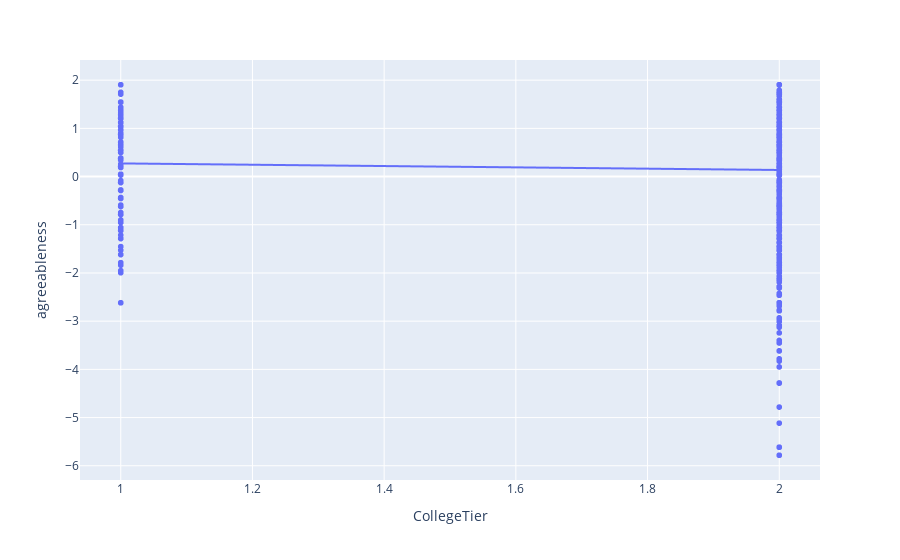

The cell this chart's notebook holds for it:
### Markdown cell above
## In this graph there are more Tier one persons have agreeableness marks than Tier 2 college

### Code cell
px.scatter(df, y="agreeableness", x="CollegeTier", trendline="ols")

### Figure 1 — Plotly figure (JSON) as saved in the notebook; plotly's stock layout.template omitted (floating-point values rounded to 4 significant figures; data arrays with more than 128 entries replaced by an {"elided": "..."} marker saying what was removed)
{"data": [{"hovertemplate": "CollegeTier=%{x}<br>agreeableness=%{y}<extra></extra>", "legendgroup": "", "marker": {"color": "#636efa", "symbol": "circle"}, "mode": "markers", "name": "", "showlegend": false, "type": "scattergl", "x": {"elided": "3998 int values"}, "xaxis": "x", "y": {"elided": "3998 float values"}, "yaxis": "y"}, {"hovertemplate": "<b>OLS trendline</b><br>agreeableness = -0.136652 * CollegeTier + 0.409648<br>R<sup>2</sup>=0.001448<br><br>CollegeTier=%{x}<br>agreeableness=%{y} <b>(trend)</b><extra></extra>", "legendgroup": "", "marker": {"color": "#636efa", "symbol": "circle"}, "mode": "lines", "name": "", "showlegend": false, "type": "scattergl", "x": {"elided": "3998 int values"}, "xaxis": "x", "y": {"elided": "3998 float values"}, "yaxis": "y"}], "layout": {"legend": {"tracegroupgap": 0}, "margin": {"t": 60}, "xaxis": {"anchor": "y", "domain": [0, 1], "title": {"text": "CollegeTier"}}, "yaxis": {"anchor": "x", "domain": [0, 1], "title": {"text": "agreeableness"}}}}
